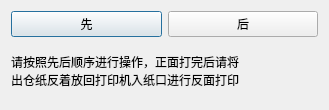
<?xml version="1.0" encoding="UTF-8"?>
<ui version="4.0">
 <class>dsp_Dialog</class>
 <widget class="QDialog" name="dsp_Dialog">
  <property name="geometry">
   <rect>
    <x>0</x>
    <y>0</y>
    <width>329</width>
    <height>110</height>
   </rect>
  </property>
  <property name="windowTitle">
   <string>手动双面打印</string>
  </property>
  <layout class="QVBoxLayout" name="verticalLayout">
   <item>
    <layout class="QHBoxLayout" name="horizontalLayout">
     <item>
      <widget class="QPushButton" name="former_button">
       <property name="text">
        <string>先</string>
       </property>
      </widget>
     </item>
     <item>
      <widget class="QPushButton" name="latter_button">
       <property name="text">
        <string>后</string>
       </property>
      </widget>
     </item>
    </layout>
   </item>
   <item>
    <widget class="QLabel" name="hint_label">
     <property name="text">
      <string>请按照先后顺序进行操作，正面打完后请将
出仓纸反着放回打印机入纸口进行反面打印</string>
     </property>
    </widget>
   </item>
  </layout>
 </widget>
 <resources/>
 <connections>
  <connection>
   <sender>former_button</sender>
   <signal>clicked()</signal>
   <receiver>former_button</receiver>
   <slot>hide()</slot>
   <hints>
    <hint type="sourcelabel">
     <x>80</x>
     <y>26</y>
    </hint>
    <hint type="destinationlabel">
     <x>88</x>
     <y>37</y>
    </hint>
   </hints>
  </connection>
  <connection>
   <sender>latter_button</sender>
   <signal>clicked()</signal>
   <receiver>latter_button</receiver>
   <slot>hide()</slot>
   <hints>
    <hint type="sourcelabel">
     <x>255</x>
     <y>33</y>
    </hint>
    <hint type="destinationlabel">
     <x>284</x>
     <y>32</y>
    </hint>
   </hints>
  </connection>
 </connections>
</ui>
